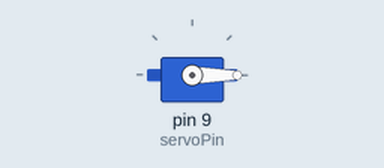
Recording of a sketch running on a simulated Arduino Uno, built with avr-gcc and run on an emulated ATmega328P. Shown: servo.

Above: at 0.05 s.
At 3.0 s:
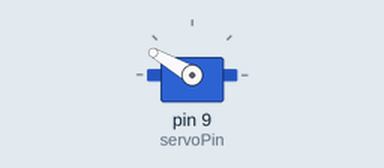
Timing chart, 0 to 6.9 s (numbered marks = the images above):
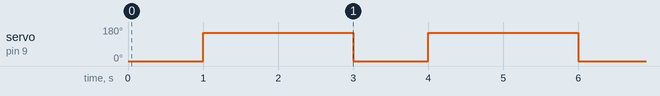

The sketch:

Proj_dupla.ino
```cpp
#include <Servo.h>
int servoPin = 9;
Servo myservo;

void setup() {
  // put your setup code here, to run once:
myservo.attach(servoPin);
}

void loop() {
  // put your main code here, to run repeatedly:
myservo.write(0);
delay(1000);
myservo.write(150);
delay(2000);
}
```

Measured:
- by itself, servo on pin 9 (servoPin): alternates 150° for 2.0 s and 0° for 1.0 s
